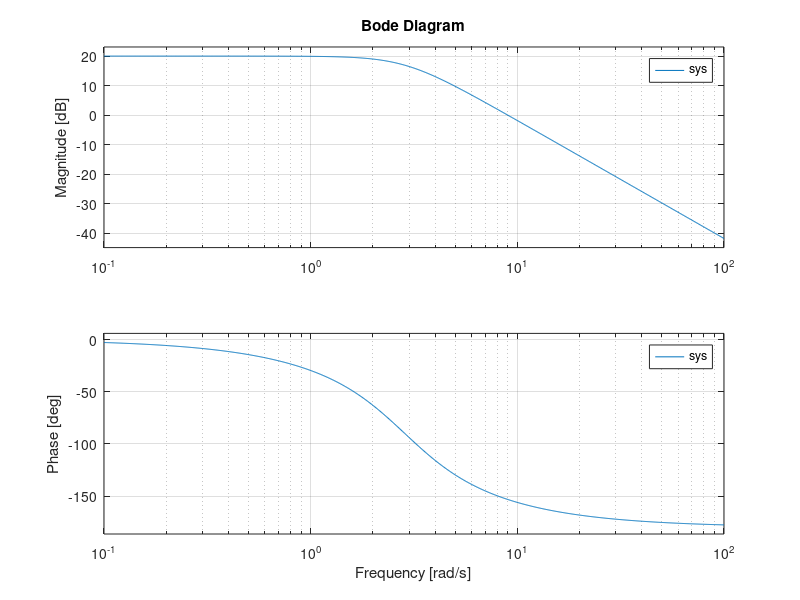
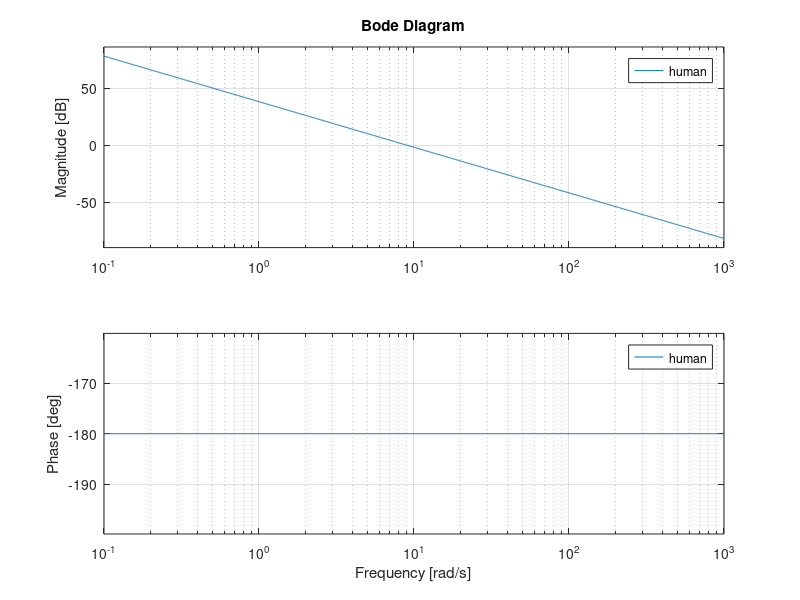

Here is the MATLAB script that generated these plots, in order:
%%CAPT motor model for testing before deployment to dSpace 
clear;

Ts = 0.001; %sampling time in sec
Td = Ts/2; %approx delay period for Pade ZOH approximation 

Gc = tf([-Td/2 1], [Td/2 1]);
Gd = c2d(Gc,Ts,'tustin');
[num_d, den_d] = tfdata(Gd, 'v');


%Plant model parameters 
J_virtual = 0.002; %virtual inertia
J_inherit = 0.0103; % actual mass moment of inertia of the motor's 
J = J_virtual + J_inherit; % total rendered inertia of the motor's
k = 0.1; %virtual stiffness
b = 0.05;%virtual damping 
theta_ref=0;
omega_c = 62; %in rads/sec (natural median freq)
omega_d = 2*pi*100;

%Linear Motor state-space model 
A = [0 1; -k/J -b/J];
B =[0; 1/J];
C=[1 0];
D=zeros();

sys = ss(A,B,C,D);

cm = ctrb(sys);
obsm = obsv(sys);
if rank(cm)==rank(A)
    disp("Plant is controllable");
else
    disp("Plant is non-controllable");
end

if rank(obsm)==rank(A)
    disp("Plant is observable");
else
    disp("Plant is non-observable");
end
eigs = eig(A);
disp(eigs);

figure;
bode(sys);
grid on;
saveas(gcf, "C:\Users\javot\Desktop\sofia_code\bode_plot.png");

%writeouts for gui for stability analysis 
[A,B,C,D] = ssdata(sys);
save('plant_matrixes.mat','A','B','C', 'D');

esp_0 = 0.01; 

%Linear Human state-space model parameters
%-- init --
Kh =0;
Mh = 1;
Bh = 0;
%--state-space --
Ah = [0 1; -Kh/Mh -Bh/Mh];
Bh =[0; 1/J];
Ch=[1 0];
Dh=zeros();

human = ss(Ah,Bh,Ch,Dh);
cm_human = ctrb(human);
obsm_human = obsv(human);
if rank(cm_human)==rank(Ah)
    disp("Human is controllable");
else
    disp("Human is non-controllable");
end

if rank(obsm_human)==rank(Ah)
    disp("Human is observable");
else
    disp("Plant is non-observable");
end
eigs_human = eig(Ah);
disp(eigs_human);

figure;
bode(human);
grid on;
saveas(gcf, "C:\Users\javot\Desktop\sofia_code\human_bode_plot.png");
